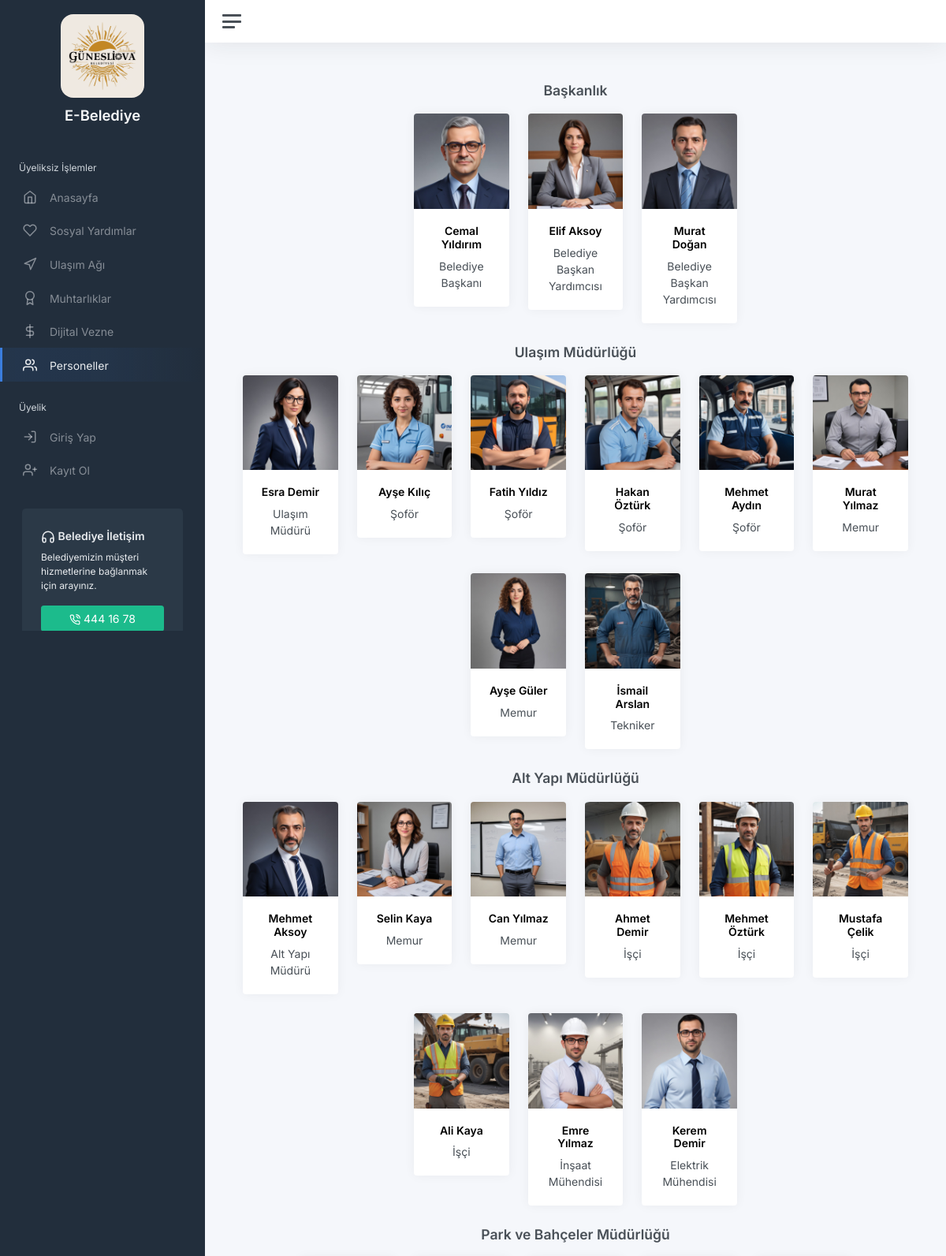
Page /index.php?page=staff (upper part) on the committed database.
### tables this page shows
CREATE TABLE `Belediye` (
  `Belediye_ID` int(11) NOT NULL,
  `Belediye_Ad` varchar(50) NOT NULL,
  `Belediye_Sehir` varchar(25) NOT NULL,
  `Belediye_Telefon` varchar(12) NOT NULL,
  `Belediye_Keywords` varchar(255) NOT NULL,
  `Belediye_Borc_Faiz` decimal(10,5) NOT NULL,
  `Belediye_Emlak_Vergisi` decimal(10,5) NOT NULL,
  `Belediye_Su_M3_Ucret` decimal(10,2) NOT NULL,
  `Belediye_Logo` varchar(100) NOT NULL,
  `Belediye_Logo_2` varchar(100) NOT NULL,
  `Belediye_Icon` varchar(100) NOT NULL
);

CREATE TABLE `Moduller` (
  `Modul_ID` int(11) NOT NULL,
  `Modul_Kodu` varchar(35) NOT NULL,
  `Modul_Gorsel` varchar(255) NOT NULL,
  `Modul_Icon` varchar(50) NOT NULL,
  `Modul_Tipi` enum('1st','3rd') NOT NULL,
  `Modul_Url` varchar(255) NOT NULL,
  `Modul_Uyelik` enum('True','False') NOT NULL,
  `Modul_Menu` enum('True','False') NOT NULL,
  `Modul_Sayfa` enum('','index','transport','digital-cash-desk') DEFAULT NULL,
  `Modul_Durumu` enum('True','False') NOT NULL,
  `Modul_Oncelik` int(11) NOT NULL
);

CREATE TABLE `Belediye_Departmanlar` (
  `Departman_ID` int(11) NOT NULL,
  `Departman_Ad` varchar(100) NOT NULL,
  `Departman_Durum` enum('True','False') NOT NULL
);

CREATE TABLE `Belediye_Personeller` (
  `Personel_ID` int(11) NOT NULL,
  `Personel_Gorev` varchar(100) NOT NULL,
  `Personel_Departman_ID` int(11) NOT NULL,
  `Personel_Sicil_No` bigint(15) DEFAULT NULL,
  `Personel_Maas` decimal(10,2) DEFAULT NULL,
  `Personel_Durum` enum('True','False') NOT NULL
);

CREATE TABLE `Uyeler` (
  `Uye_ID` int(11) NOT NULL,
  `Uye_Ad` varchar(50) NOT NULL,
  `Uye_Soyad` varchar(50) NOT NULL,
  `Uye_TCK_No` bigint(11) NOT NULL,
  `Uye_Sicil_No` bigint(15) NOT NULL,
  `Uye_Tel_No` bigint(11) NOT NULL,
  `Uye_Dogum_Tarihi` date NOT NULL,
  `Uye_Cinsiyet` enum('E','K') NOT NULL,
  `Uye_Sifre` varchar(100) NOT NULL,
  `Uye_Profil` varchar(150) DEFAULT NULL,
  `Uye_Ogrencilik` enum('True','False') NOT NULL,
  `Uye_Engel` enum('True','False') NOT NULL,
  `Uye_Emekli` enum('True','False') NOT NULL,
  `Uye_Kayit_Tarihi` datetime NOT NULL
);

### index.php (called while the page is built, shortened)
<?php
include "connect.php";
include "global-veriables.php";
$login = ($userID != "NULL" && isset($userID)) ? true : false;
include "header.php";
include "sidebar.php";
include "topbar.php";
include (in_array($page, array("login", "register", "recover"))) ? ($login ? "pages/index.php" : "$page.php") : (isset($page) ? "pages/$page.php" : "pages/index.php");
include "footbar.php";
include "footer.php";
?>

### global-veriables.php (called while the page is built, shortened)
<?php
$userID = isset($_SESSION['user_id']) ? $_SESSION['user_id'] : "NULL";
$page = isset($_GET['page']) ? $_GET['page'] : null;
$sorgu = "SELECT * FROM Belediye WHERE Belediye_ID='1'";
$belediye = mysqli_fetch_assoc(mysqli_query($mysqli, $sorgu));
?>

### pages/staff.php (the view)
<div class="container-fluid p-0">
<?php
$sorgu = "SELECT * FROM Belediye_Departmanlar WHERE Departman_Durum='True' ORDER BY Departman_ID ASC";
$departmanlar = mysqli_query($mysqli, $sorgu);
while($departman = mysqli_fetch_assoc($departmanlar)){
?>
<div class="row d-flex justify-content-center">
<p class="lead text-center"><b><?php echo $departman['Departman_Ad'];?></b></p>
<?php
$gerekenler = "Belediye_Personeller.*, Uyeler.Uye_Ad, Uyeler.Uye_Soyad, Uyeler.Uye_Sicil_No, Uyeler.Uye_Profil";
$sorgu = "SELECT $gerekenler FROM Belediye_Personeller JOIN Uyeler WHERE Belediye_Personeller.Personel_Sicil_No=Uyeler.Uye_Sicil_No AND Belediye_Personeller.Personel_Durum='True' AND Belediye_Personeller.Personel_Departman_ID='$departman[Departman_ID]' ORDER BY Personel_ID ASC";
$personeller = mysqli_query($mysqli, $sorgu);
while($personel = mysqli_fetch_assoc($personeller)){
?>
<div class="col-lg-2 col-sm-6 col-6">
<div class="card" style="width: 100%;">
  <img src="<?php echo $personel['Uye_Profil'];?>" class="card-img-top" alt="<?php echo $personel['Uye_Ad'];?> <?php echo $personel['Uye_Soyad'];?>" style="min-height: 15vh;">
  <div class="card-body text-center">
    <h5 class="card-text"><b><?php echo $personel['Uye_Ad'];?> <?php echo $personel['Uye_Soyad'];?></b></h5>
    <span><?php echo $personel['Personel_Gorev'];?></span>
  </div>
</div>
</div>
<?php }?>
</div>
<?php }?>
</div>

### sidebar.php
<div class="wrapper">
    <nav id="sidebar" class="sidebar js-sidebar">
        <div class="sidebar-content js-simplebar">
            <a class="sidebar-brand text-center" href="index.php">
                <img src="<?php echo $belediye['Belediye_Logo_2'];?>" class="mb-2 rounded-4" alt="<?php echo $belediye['Belediye_Ad'];?> Logo" width="50%"><br>
                <span class="align-middle"><?php echo $word['e_belediye'];?></span>
            </a>
			<ul class="sidebar-nav">
                <li class="sidebar-header"><?php echo $word['uyeliksiz_islemler'];?></li>
				<li class="sidebar-item<?php echo (in_array($page, array("", "intern-apply")) ? " active" : "");?>">
                    <a class="sidebar-link" href="index.php"><i class="align-middle" data-feather="home"></i> <span class="align-middle"><?php echo $word['anasayfa'];?></span></a>
				</li>
                <?php
                $sorgu = "SELECT Modul_Kodu, Modul_Url, Modul_Tipi, Modul_Icon FROM Moduller WHERE Modul_Uyelik='False' AND Modul_Menu='True' AND Modul_Durumu='True' ORDER BY Modul_Oncelik DESC";
                $moduller = mysqli_query($mysqli, $sorgu);
                while($modul = mysqli_fetch_assoc($moduller)){
                    $modulURL = ($modul['Modul_Tipi'] == "3rd") ? ("target='_blank' href='".$modul['Modul_Url']."'") : ("href='index.php?page=".$modul['Modul_Url']."'");
                ?>
                <li class="sidebar-item<?php echo (in_array($page, array($modul['Modul_Url'])) ? " active" : "");?>">
					<a class="sidebar-link" <?php echo $modulURL;?>><i class="align-middle" data-feather="<?php echo $modul['Modul_Icon'];?>"></i> <span class="align-middle"><?php echo $word[$modul['Modul_Kodu']];?></span></a>
				</li>
                <?php }?>
                <?php if($login){?>
                <li class="sidebar-header"><?php echo $word['ozel_islemler'];?></li>
                <?php
                $sorgu = "SELECT Modul_Kodu, Modul_Url, Modul_Tipi, Modul_Icon FROM Moduller WHERE Modul_Uyelik='True' AND Modul_Menu='True' AND Modul_Durumu='True' ORDER BY Modul_Oncelik DESC";
                $moduller = mysqli_query($mysqli, $sorgu);
                while($modul = mysqli_fetch_assoc($moduller)){
                    $modulURL = ($modul['Modul_Tipi'] == "3rd") ? ("target='_blank' href='".$modul['Modul_Url']."'") : ("href='index.php?page=".$modul['Modul_Url']."'");
                ?>
                <li class="sidebar-item<?php echo (in_array($page, array($modul['Modul_Url'])) ? " active" : "");?>">
					<a class="sidebar-link" <?php echo $modulURL;?>><i class="align-middle" data-feather="<?php echo $modul['Modul_Icon'];?>"></i> <span class="align-middle"><?php echo $word[$modul['Modul_Kodu']];?></span></a>
				</li>
                <?php }?>
                <li class="sidebar-item<?php echo (in_array($page, array("logout")) ? " active" : "");?>">
					<a class="sidebar-link" href="index.php?page=logout"><i class="align-middle" data-feather="log-out"></i> <span class="align-middle"><?php echo $word['cikis_yap'];?></span></a>
				</li>
                <?php }else{?>
                <li class="sidebar-header"><?php echo $word['uyelik'];?></li>
				<li class="sidebar-item<?php echo (in_array($page, array("login")) ? " active" : "");?>">
					<a class="sidebar-link" href="index.php?page=login"><i class="align-middle" data-feather="log-in"></i> <span class="align-middle"><?php echo $word['giris_yap'];?></span></a>
				</li>
                <li class="sidebar-item<?php echo (in_array($page, array("register")) ? " active" : "");?>">
					<a class="sidebar-link" href="index.php?page=register"><i class="align-middle" data-feather="user-plus"></i> <span class="align-middle"><?php echo $word['kayit_ol'];?></span></a>
				</li>
                <?php }?>
			</ul>
				<div class="sidebar-cta">
					<div class="sidebar-cta-content">
						<strong class="d-inline-block mb-2"><i class="align-middle" data-feather="headphones"></i> <?php echo $word['belediye_iletisim'];?></strong>
						<div class="mb-3 text-sm"><?php echo $word['belediye_iletisim_aciklama'];?></div>
						<div class="d-grid">
							<a href="tel://<?php echo $belediye['Belediye_Telefon'];?>" class="btn btn-success"><i class="align-middle" data-feather="phone-call"></i> <?php echo $belediye['Belediye_Telefon'];?></a>
						</div>
					</div>
				</div>
		</div>
	</nav>
    <div class="main">

### rows in the picture
belediye: Belediye_Logo_2 (picture), Belediye_Telefon "444 16 78"
moduller: Modul_Kodu "Sosyal Yardımlar"
moduller: Modul_Kodu "Ulaşım Ağı"
moduller: Modul_Kodu "Muhtarlıklar"
moduller: Modul_Kodu "Dijital Vezne"
moduller: Modul_Kodu "Personeller"
belediye_departmanlar: Departman_Ad "Başkanlık"
belediye_personeller: uyeler.Uye_Profil+Uye_Ad+Uye_Soyad (picture), uyeler.Uye_Ad "Cemal", uyeler.Uye_Soyad "Yıldırım", Personel_Gorev "Belediye Başkanı"
belediye_personeller: uyeler.Uye_Ad+Uye_Soyad (picture), uyeler.Uye_Ad "Elif", uyeler.Uye_Soyad "Aksoy", Personel_Gorev "Belediye Başkan Yardımcısı"
belediye_personeller: uyeler.Uye_Ad+Uye_Soyad (picture), uyeler.Uye_Ad "Murat", uyeler.Uye_Soyad "Doğan", Personel_Gorev "Belediye Başkan Yardımcısı"
belediye_departmanlar: Departman_Ad "Ulaşım Müdürlüğü"
belediye_personeller: uyeler.Uye_Ad+Uye_Soyad (picture), uyeler.Uye_Ad "Esra", uyeler.Uye_Soyad "Demir", Personel_Gorev "Ulaşım Müdürü"
belediye_personeller: uyeler.Uye_Ad+Uye_Soyad (picture), uyeler.Uye_Ad "Ayşe", uyeler.Uye_Soyad "Kılıç", Personel_Gorev "Şoför"
belediye_personeller: uyeler.Uye_Ad+Uye_Soyad (picture), uyeler.Uye_Ad "Fatih", uyeler.Uye_Soyad "Yıldız", Personel_Gorev "Şoför"
belediye_personeller: uyeler.Uye_Ad+Uye_Soyad (picture), uyeler.Uye_Ad "Hakan", uyeler.Uye_Soyad "Öztürk", Personel_Gorev "Şoför"
belediye_personeller: uyeler.Uye_Ad+Uye_Soyad (picture), uyeler.Uye_Ad "Mehmet", uyeler.Uye_Soyad "Aydın", Personel_Gorev "Şoför"
belediye_personeller: uyeler.Uye_Ad+Uye_Soyad (picture), uyeler.Uye_Ad "Murat", uyeler.Uye_Soyad "Yılmaz", Personel_Gorev "Memur"
belediye_personeller: uyeler.Uye_Ad+Uye_Soyad (picture), uyeler.Uye_Ad "Ayşe", uyeler.Uye_Soyad "Güler", Personel_Gorev "Memur"
belediye_personeller: uyeler.Uye_Ad+Uye_Soyad (picture), uyeler.Uye_Ad "İsmail", uyeler.Uye_Soyad "Arslan", Personel_Gorev "Tekniker"
belediye_departmanlar: Departman_Ad "Alt Yapı Müdürlüğü"
belediye_personeller: uyeler.Uye_Ad+Uye_Soyad (picture), uyeler.Uye_Ad "Mehmet", uyeler.Uye_Soyad "Aksoy", Personel_Gorev "Alt Yapı Müdürü"
belediye_personeller: uyeler.Uye_Ad+Uye_Soyad (picture), uyeler.Uye_Ad "Selin", uyeler.Uye_Soyad "Kaya", Personel_Gorev "Memur"
belediye_personeller: uyeler.Uye_Soyad (picture), uyeler.Uye_Ad "Can", uyeler.Uye_Soyad "Yılmaz", Personel_Gorev "Memur"
belediye_personeller: uyeler.Uye_Ad+Uye_Soyad (picture), uyeler.Uye_Ad "Ahmet", uyeler.Uye_Soyad "Demir", Personel_Gorev "İşçi"
belediye_personeller: uyeler.Uye_Ad+Uye_Soyad (picture), uyeler.Uye_Ad "Mehmet", uyeler.Uye_Soyad "Öztürk", Personel_Gorev "İşçi"
belediye_personeller: uyeler.Uye_Ad+Uye_Soyad (picture), uyeler.Uye_Ad "Mustafa", uyeler.Uye_Soyad "Çelik", Personel_Gorev "İşçi"
belediye_personeller: uyeler.Uye_Soyad (picture), uyeler.Uye_Ad "Ali", uyeler.Uye_Soyad "Kaya", Personel_Gorev "İşçi"
belediye_personeller: uyeler.Uye_Ad+Uye_Soyad (picture), uyeler.Uye_Ad "Emre", uyeler.Uye_Soyad "Yılmaz", Personel_Gorev "İnşaat Mühendisi"
belediye_personeller: uyeler.Uye_Ad+Uye_Soyad (picture), uyeler.Uye_Ad "Kerem", uyeler.Uye_Soyad "Demir", Personel_Gorev "Elektrik Mühendisi"
belediye_departmanlar: Departman_Ad "Park ve Bahçeler Müdürlüğü"

### other values in the picture
$word['e_belediye'] "E-Belediye"
$word['uyeliksiz_islemler'] "Üyeliksiz İşlemler"
$word['anasayfa'] "Anasayfa"
$word['uyelik'] "Üyelik"
$word['giris_yap'] "Giriş Yap"
$word['kayit_ol'] "Kayıt Ol"
$word['belediye_iletisim'] "Belediye İletişim"
$word['belediye_iletisim_aciklama'] "Belediyemizin müşteri hizmetlerine bağlanmak için arayınız."
